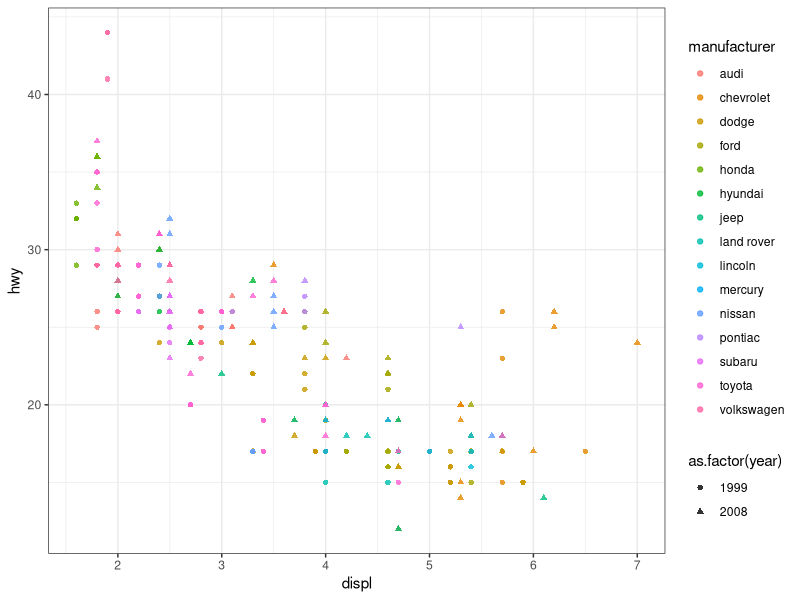

This figure's R source:
## ---- chunk 1
knitr::opts_chunk$set(echo = TRUE, cache = TRUE)
## ---- chunk 2
library(tidyverse)
## ---- chunk 3
ggplot2::mpg
## ---- chunk 4
ggplot2::mpg %>%
  ggplot(aes
         (x = displ, 
          y = hwy,
          color = manufacturer,
           fill = manufacturer,
           shape = as.factor(year))) +
  geom_point(stat="identity", alpha=.8, width=.6) +
  theme_bw() +
  theme(plot.title = element_text(hjust = 0.5))
## ---- chunk 5
ggplot2::mpg %>%
  group_by(year) %>%
  summarize(displ_mean = mean(displ),
            displ_sd = sd(displ),
            hwy_mean = mean(hwy),
            hwy_sd = sd(hwy))
## ---- chunk 6
ggplot2::mpg %>%
  group_by(year) %>%
  summarize(across(c(displ, hwy),
                   list(MN = mean, SD = sd)))
## ---- chunk 7
cat("$$
\\operatorname{mpg} = \\alpha + \\beta_{1}(\\operatorname{cyl}) + \\beta_{2}(\\operatorname{disp}) + \\epsilon
$$")
